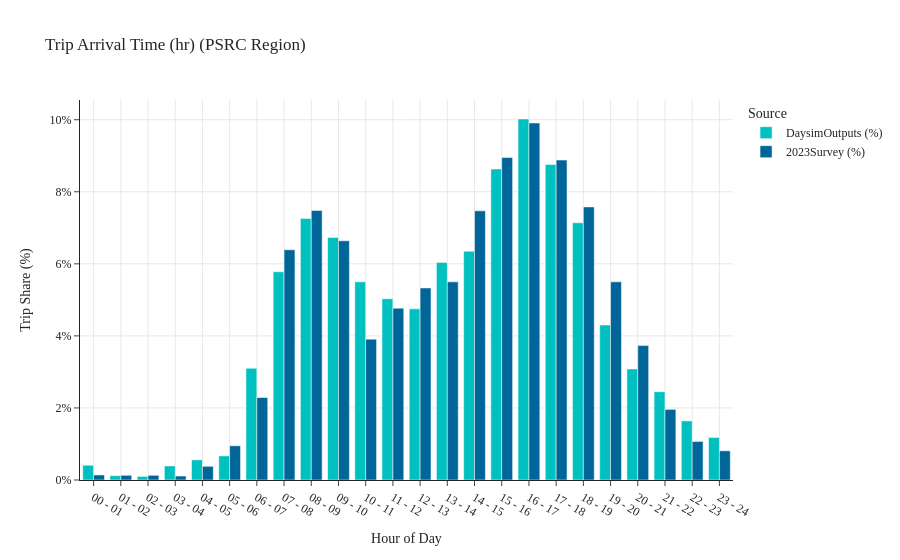

Source (notebook cell):
### Code cell
arr_time_by_hr(data1=data_daysim, data3=data_fullsurvey, tag='PSRC Region')

### Figure 1 — Plotly figure (JSON) as saved in the notebook; plotly's stock layout.template omitted (floating-point values rounded to 4 significant figures)
{"data": [{"alignmentgroup": "True", "hovertemplate": "Source=DaysimOutputs (%)<br>Arrival Hour=%{x}<br>Trip Arrival Time (hr)=%{y}<extra></extra>", "legendgroup": "DaysimOutputs (%)", "marker": {"color": "#00C0C0", "pattern": {"shape": ""}}, "name": "DaysimOutputs (%)", "offsetgroup": "DaysimOutputs (%)", "orientation": "v", "showlegend": true, "textposition": "auto", "type": "bar", "x": ["00 - 01", "01 - 02", "02 - 03", "03 - 04", "04 - 05", "05 - 06", "06 - 07", "07 - 08", "08 - 09", "09 - 10", "10 - 11", "11 - 12", "12 - 13", "13 - 14", "14 - 15", "15 - 16", "16 - 17", "17 - 18", "18 - 19", "19 - 20", "20 - 21", "21 - 22", "22 - 23", "23 - 24"], "xaxis": "x", "y": [0.41, 0.12, 0.1, 0.39, 0.56, 0.67, 3.1, 5.78, 7.26, 6.73, 5.5, 5.03, 4.75, 6.04, 6.35, 8.63, 10.02, 8.76, 7.14, 4.3, 3.08, 2.45, 1.64, 1.18], "yaxis": "y"}, {"alignmentgroup": "True", "hovertemplate": "Source=2023Survey (%)<br>Arrival Hour=%{x}<br>Trip Arrival Time (hr)=%{y}<extra></extra>", "legendgroup": "2023Survey (%)", "marker": {"color": "#006598", "pattern": {"shape": ""}}, "name": "2023Survey (%)", "offsetgroup": "2023Survey (%)", "orientation": "v", "showlegend": true, "textposition": "auto", "type": "bar", "x": ["00 - 01", "01 - 02", "02 - 03", "03 - 04", "04 - 05", "05 - 06", "06 - 07", "07 - 08", "08 - 09", "09 - 10", "10 - 11", "11 - 12", "12 - 13", "13 - 14", "14 - 15", "15 - 16", "16 - 17", "17 - 18", "18 - 19", "19 - 20", "20 - 21", "21 - 22", "22 - 23", "23 - 24"], "xaxis": "x", "y": [0.14, 0.13, 0.13, 0.11, 0.38, 0.95, 2.29, 6.39, 7.48, 6.64, 3.91, 4.77, 5.33, 5.5, 7.47, 8.95, 9.91, 8.88, 7.58, 5.5, 3.73, 1.96, 1.07, 0.81], "yaxis": "y"}], "layout": {"barmode": "group", "legend": {"title": {"text": "Source"}, "tracegroupgap": 0}, "title": {"text": "Trip Arrival Time (hr) (PSRC Region)"}, "xaxis": {"anchor": "y", "domain": [0, 1], "showgrid": true, "title": {"text": "Hour of Day"}}, "yaxis": {"anchor": "x", "domain": [0, 1], "showgrid": true, "ticksuffix": "%", "title": {"text": "Trip Share (%)"}}}}
